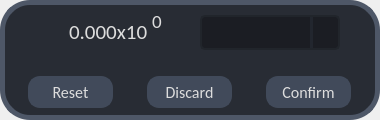
<?xml version="1.0" encoding="UTF-8"?>
<ui version="4.0">
 <class>exp_unit_pop</class>
 <widget class="QDialog" name="exp_unit_pop">
  <property name="geometry">
   <rect>
    <x>0</x>
    <y>0</y>
    <width>380</width>
    <height>120</height>
   </rect>
  </property>
  <property name="windowTitle">
   <string>Unit Input</string>
  </property>
  <layout class="QGridLayout" name="gridLayout">
   <property name="leftMargin">
    <number>0</number>
   </property>
   <property name="topMargin">
    <number>0</number>
   </property>
   <property name="rightMargin">
    <number>0</number>
   </property>
   <property name="bottomMargin">
    <number>0</number>
   </property>
   <item row="0" column="0">
    <widget class="QFrame" name="outerframe">
     <property name="minimumSize">
      <size>
       <width>380</width>
       <height>120</height>
      </size>
     </property>
     <property name="font">
      <font>
       <family>Calibri</family>
       <pointsize>16</pointsize>
      </font>
     </property>
     <property name="autoFillBackground">
      <bool>false</bool>
     </property>
     <property name="styleSheet">
      <string notr="true">#confirm_button, #discard_button, #reset_button{
	color: rgb(221, 221, 221);
	border: 2px solid  rgb(65, 74, 90);
	border-radius: 12px;	
	background-color: rgb(65, 74, 90);
}
#confirm_button:hover, #discard_button:hover, #reset_button:hover {
	border: 2px solid rgb(91, 105, 129);
}
#confirm_button:pressed, #discard_button:pressed, #reset_button:pressed {	
	background-color: rgb(35, 40, 49);
	border: 2px solid rgb(43, 50, 61);
}
 #sig, #exp{
	color: rgb(221, 221, 221);
	background-color: rgb(40, 44, 52);
	border: none
}
#outerframe{
	background-color: rgb(40, 44, 52);
	border: 5px solid rgb(78, 87, 103);
	border-radius: 30px;
}
 #sig:hover, #exp:hover {
	color: rgb(245, 245, 245);
}
#combobox{
	color: rgb(221, 221, 221);
	background-color: rgb(27, 29, 35);
	border-radius: 5px;
	border: 2px solid rgb(33, 37, 43);
	padding: 5px;
	padding-left: 10px;
}
#combobox:hover{
	border: 2px solid rgb(64, 71, 88);
}
#combobox::down-arrow {
	image: url(:/icons/images/icons/cil-arrow-bottom.png);
}
#combobox::down-arrow:on {
	image: url(:/icons/images/icons/cil-arrow-top.png);
}
#combobox::drop-down {
	subcontrol-origin: padding;
	subcontrol-position: top right;
	width: 25px;
	border-left: 3px solid rgba(39, 44, 54, 150);
	border-top-right-radius: 3px;
	border-bottom-right-radius: 3px;
}
#combobox QAbstractItemView {
	outline: none;
	color: rgb(255, 121, 198);
	background-color: rgb(33, 37, 43);
	padding: 10px;
	selection-background-color: rgb(39, 44, 54);
}</string>
     </property>
     <property name="frameShape">
      <enum>QFrame::Box</enum>
     </property>
     <property name="frameShadow">
      <enum>QFrame::Raised</enum>
     </property>
     <widget class="QComboBox" name="combobox">
      <property name="geometry">
       <rect>
        <x>200</x>
        <y>15</y>
        <width>140</width>
        <height>35</height>
       </rect>
      </property>
      <property name="font">
       <font>
        <family>Calibri</family>
        <pointsize>12</pointsize>
       </font>
      </property>
      <property name="focusPolicy">
       <enum>Qt::WheelFocus</enum>
      </property>
      <property name="whatsThis">
       <string/>
      </property>
      <property name="autoFillBackground">
       <bool>false</bool>
      </property>
      <property name="sizeAdjustPolicy">
       <enum>QComboBox::AdjustToMinimumContentsLength</enum>
      </property>
      <property name="frame">
       <bool>true</bool>
      </property>
     </widget>
     <widget class="QDoubleSpinBox" name="sig">
      <property name="enabled">
       <bool>true</bool>
      </property>
      <property name="geometry">
       <rect>
        <x>30</x>
        <y>17</y>
        <width>121</width>
        <height>30</height>
       </rect>
      </property>
      <property name="sizePolicy">
       <sizepolicy hsizetype="Fixed" vsizetype="Fixed">
        <horstretch>0</horstretch>
        <verstretch>0</verstretch>
       </sizepolicy>
      </property>
      <property name="font">
       <font>
        <family>Calibri</family>
        <pointsize>16</pointsize>
        <weight>50</weight>
        <bold>false</bold>
       </font>
      </property>
      <property name="styleSheet">
       <string notr="true"/>
      </property>
      <property name="wrapping">
       <bool>false</bool>
      </property>
      <property name="frame">
       <bool>false</bool>
      </property>
      <property name="alignment">
       <set>Qt::AlignRight|Qt::AlignTrailing|Qt::AlignVCenter</set>
      </property>
      <property name="buttonSymbols">
       <enum>QAbstractSpinBox::NoButtons</enum>
      </property>
      <property name="suffix">
       <string>x10</string>
      </property>
      <property name="decimals">
       <number>3</number>
      </property>
      <property name="minimum">
       <double>-999.000000000000000</double>
      </property>
      <property name="maximum">
       <double>999.000000000000000</double>
      </property>
      <property name="singleStep">
       <double>0.100000000000000</double>
      </property>
      <property name="value">
       <double>0.000000000000000</double>
      </property>
     </widget>
     <widget class="QSpinBox" name="exp">
      <property name="enabled">
       <bool>true</bool>
      </property>
      <property name="geometry">
       <rect>
        <x>150</x>
        <y>10</y>
        <width>41</width>
        <height>22</height>
       </rect>
      </property>
      <property name="font">
       <font>
        <family>Calibri</family>
        <pointsize>14</pointsize>
        <kerning>true</kerning>
       </font>
      </property>
      <property name="wrapping">
       <bool>false</bool>
      </property>
      <property name="frame">
       <bool>false</bool>
      </property>
      <property name="buttonSymbols">
       <enum>QAbstractSpinBox::NoButtons</enum>
      </property>
      <property name="showGroupSeparator" stdset="0">
       <bool>false</bool>
      </property>
      <property name="minimum">
       <number>-99</number>
      </property>
      <property name="maximum">
       <number>99</number>
      </property>
      <property name="value">
       <number>0</number>
      </property>
     </widget>
     <widget class="QWidget" name="horizontalLayoutWidget">
      <property name="geometry">
       <rect>
        <x>0</x>
        <y>75</y>
        <width>381</width>
        <height>35</height>
       </rect>
      </property>
      <layout class="QHBoxLayout" name="horizontalLayout">
       <item>
        <widget class="QPushButton" name="reset_button">
         <property name="sizePolicy">
          <sizepolicy hsizetype="Fixed" vsizetype="Fixed">
           <horstretch>0</horstretch>
           <verstretch>0</verstretch>
          </sizepolicy>
         </property>
         <property name="minimumSize">
          <size>
           <width>85</width>
           <height>32</height>
          </size>
         </property>
         <property name="font">
          <font>
           <family>Calibri</family>
           <pointsize>12</pointsize>
          </font>
         </property>
         <property name="focusPolicy">
          <enum>Qt::ClickFocus</enum>
         </property>
         <property name="text">
          <string>Reset</string>
         </property>
         <property name="autoDefault">
          <bool>false</bool>
         </property>
        </widget>
       </item>
       <item>
        <widget class="QPushButton" name="discard_button">
         <property name="sizePolicy">
          <sizepolicy hsizetype="Fixed" vsizetype="Fixed">
           <horstretch>0</horstretch>
           <verstretch>0</verstretch>
          </sizepolicy>
         </property>
         <property name="minimumSize">
          <size>
           <width>85</width>
           <height>32</height>
          </size>
         </property>
         <property name="font">
          <font>
           <family>Calibri</family>
           <pointsize>12</pointsize>
          </font>
         </property>
         <property name="focusPolicy">
          <enum>Qt::ClickFocus</enum>
         </property>
         <property name="text">
          <string>Discard</string>
         </property>
         <property name="autoDefault">
          <bool>false</bool>
         </property>
        </widget>
       </item>
       <item>
        <widget class="QPushButton" name="confirm_button">
         <property name="sizePolicy">
          <sizepolicy hsizetype="Fixed" vsizetype="Fixed">
           <horstretch>0</horstretch>
           <verstretch>0</verstretch>
          </sizepolicy>
         </property>
         <property name="minimumSize">
          <size>
           <width>85</width>
           <height>32</height>
          </size>
         </property>
         <property name="font">
          <font>
           <family>Calibri</family>
           <pointsize>12</pointsize>
          </font>
         </property>
         <property name="focusPolicy">
          <enum>Qt::ClickFocus</enum>
         </property>
         <property name="text">
          <string>Confirm</string>
         </property>
         <property name="autoDefault">
          <bool>false</bool>
         </property>
        </widget>
       </item>
      </layout>
     </widget>
    </widget>
   </item>
  </layout>
 </widget>
 <resources>
  <include location="resources.qrc"/>
 </resources>
 <connections/>
</ui>
